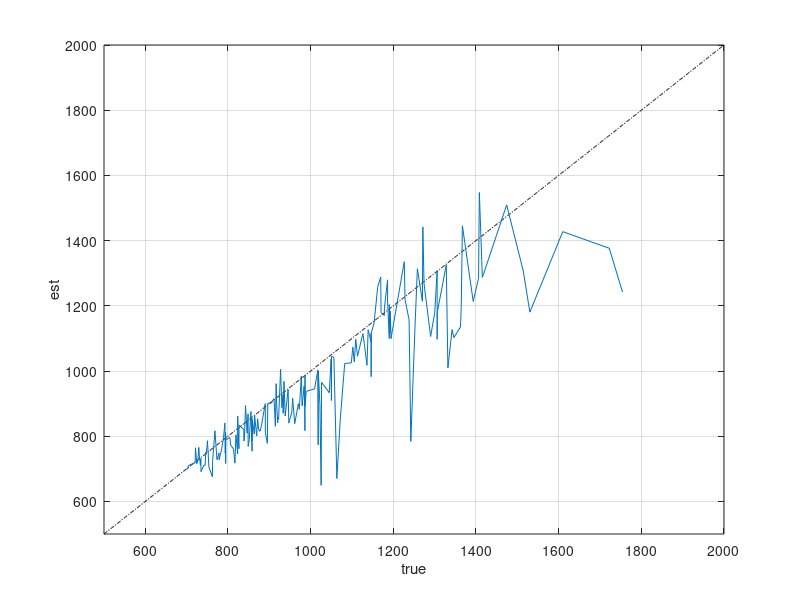

The MATLAB source for this figure:


##% mean_neighbor_x:
##x = [701.85 700.00 1 686.35 1.10
##1101.81 700.00 9 546.77 12.67
##1178.78 700.00 9 511.76 11.86
##1206.76 700.00 11 568.22 44.86
##1724.69 700.00 12 547.13 86.67
##1716.61 700.00 13 484.07 162.71
##1830.59 700.00 14 389.94 294.04
##1830.53 700.00 14 324.86 244.96
##1830.44 700.00 12 626.32 99.22
##1406.39 700.00 11 321.88 25.41
##1830.44 700.00 14 421.27 317.66
##1334.44 700.00 11 619.38 48.89
##1410.45 700.00 11 496.88 39.22
##1030.46 700.00 9 579.92 13.44
##940.47 700.00 7 638.95 5.43
##1109.46 700.00 8 652.94 8.91
##908.61 700.00 7 633.59 5.38
##909.62 700.00 7 646.60 5.49
##1140.64 700.00 10 523.11 21.76
##966.65 700.00 7 664.63 5.65
##1106.67 700.00 8 661.11 9.02
##1044.66 700.00 8 648.61 8.85
##1021.64 700.00 7 687.60 5.84
##1080.63 700.00 9 495.09 11.47
##1088.62 700.00 9 546.58 12.66
##1284.59 700.00 9 596.55 13.82
##742.67 700.00 3 684.67 1.53
##852.69 700.00 6 681.18 3.81
##1094.69 700.00 10 558.16 23.21
##841.71 700.00 7 614.69 5.22
##1020.69 700.00 9 585.67 13.57
##1182.66 700.00 11 326.65 25.79
##1204.67 700.00 10 551.16 22.92
##1157.67 700.00 9 647.15 14.99
##870.70 700.00 6 676.69 3.79
##833.77 700.00 5 693.25 2.70
##798.78 700.00 5 652.78 2.54
##1025.87 700.00 8 675.34 9.22
##870.85 700.00 6 669.35 3.75
##1097.82 700.00 9 638.78 14.80
##1142.78 700.00 10 573.25 23.84
##1329.77 700.00 11 670.70 52.95
##1462.72 700.00 12 652.68 103.39
##1458.70 700.00 13 413.66 139.04
##772.78 700.00 5 622.28 2.42
##737.79 700.00 3 678.79 1.51
##764.80 700.00 5 627.30 2.44
##774.80 700.00 5 638.30 2.49
##892.82 700.00 7 632.30 5.37
##980.82 700.00 8 616.29 8.41
##881.81 700.00 7 614.30 5.22
##813.80 700.00 6 617.80 3.46
##840.81 700.00 6 621.31 3.48
##726.83 700.00 3 666.34 1.49
##998.95 700.00 8 646.92 8.83
##978.94 700.00 8 551.43 7.52
##1006.91 700.00 8 643.40 8.78
##980.91 700.00 8 601.91 8.21
##716.96 700.00 2 684.95 1.26
##1190.95 700.00 11 541.41 42.74
##1613.94 700.00 12 590.35 93.52
##1014.91 700.00 8 685.89 9.36
##920.94 700.00 7 637.42 5.42
##943.93 700.00 7 651.91 5.54
##810.93 700.00 5 672.93 2.62
##902.95 700.00 7 587.43 4.99
##726.94 700.00 3 668.94 1.49
##710.97 700.00 1 686.97 1.10
##710.98 700.00 2 672.49 1.23
##903.00 700.00 7 578.48 4.92
##846.97 700.00 6 651.46 3.64
##1019.97 700.00 8 651.94 8.90
##1005.99 700.00 8 540.47 7.38
##1040.98 700.00 8 639.45 8.73
##858.99 700.00 6 649.48 3.63
##843.00 700.00 6 634.49 3.55
##907.00 700.00 7 617.98 5.25
##872.99 700.00 6 644.48 3.61
##827.98 700.00 6 643.97 3.60
##783.39 700.00 4 682.38 1.96
##831.41 700.00 6 599.90 3.36
##801.41 700.00 5 669.90 2.61
##894.41 700.00 7 568.39 4.83
##953.40 700.00 7 626.88 5.33
##981.40 700.00 8 563.37 7.69
##847.39 700.00 6 630.38 3.53
##759.38 700.00 4 660.39 1.89
##798.39 700.00 5 642.89 2.50
##855.40 700.00 6 656.39 3.67
##871.42 700.00 6 645.91 3.61
##911.56 700.00 7 601.04 5.11
##802.55 700.00 6 613.06 3.43
##1063.55 700.00 9 671.51 15.56
##1054.50 700.00 9 665.99 15.43
##1367.45 700.00 12 494.42 78.32
##1367.43 700.00 12 499.88 79.19
##1083.39 700.00 9 616.37 14.28
##751.40 700.00 4 660.91 1.89
##732.40 700.00 3 681.90 1.52
##820.50 700.00 5 646.51 2.52
##839.50 700.00 5 673.00 2.62
##1137.48 700.00 9 681.97 15.80
##1421.46 700.00 12 575.91 91.23
##795.50 700.00 6 664.98 3.72
##983.48 700.00 8 666.95 9.10
##1142.44 700.00 11 514.93 40.65
##1094.44 700.00 10 577.91 24.04
##1269.43 700.00 11 578.89 45.70
##1277.39 700.00 12 490.87 77.76
##1367.40 700.00 12 556.35 88.13
##1559.37 700.00 12 631.78 100.08
##958.36 700.00 8 616.36 8.41
##1283.36 700.00 11 597.32 47.15
##796.43 700.00 5 693.42 2.70
##1103.42 700.00 10 548.89 22.83
##743.46 700.00 3 681.46 1.52
##700.49 700.00 1 677.99 1.08
##774.50 700.00 5 640.00 2.49
##1067.51 700.00 9 630.97 14.62
##917.51 700.00 7 661.49 5.62
##854.51 700.00 6 646.50 3.62
##1367.45 700.00 12 527.40 83.55
##945.45 700.00 8 556.44 7.59
##1285.45 700.00 11 601.38 47.47
##1039.39 700.00 8 617.89 8.43
##802.43 700.00 5 654.42 2.55
##1107.40 700.00 9 603.39 13.98
##731.66 700.00 3 680.14 1.52
##791.66 700.00 5 658.65 2.57
##1143.62 700.00 10 636.60 26.48
##1575.59 700.00 13 523.03 175.80
##1477.55 700.00 13 488.48 164.19
##1335.48 700.00 12 508.95 80.63
##1019.48 700.00 9 598.47 13.87
##1111.50 700.00 9 628.96 14.57
##716.52 700.00 3 671.03 1.50
##1070.55 700.00 9 526.51 12.20
##727.50 700.00 3 680.00 1.52
##786.51 700.00 5 649.01 2.53
##743.52 700.00 3 685.53 1.53
##1062.52 700.00 9 632.98 14.67
##887.49 700.00 7 607.50 5.16
##1311.47 700.00 11 594.43 46.92
##1152.41 700.00 9 686.89 15.91
##881.41 700.00 7 596.41 5.07
##775.41 700.00 4 658.41 1.89
##815.40 700.00 5 656.91 2.56
##1023.40 700.00 8 663.37 9.05
##830.38 700.00 5 671.38 2.61
##877.37 700.00 6 668.36 3.74
##1463.35 700.00 11 656.78 51.85];

x = [1025.33 700.00 8 407.35 5.56
1192.32 700.00 9 627.78 14.54
804.60 700.00 4 689.07 1.98
794.57 700.00 4 683.59 1.96
1071.58 700.00 8 534.07 7.29
1362.48 700.00 11 495.48 39.11
1346.50 700.00 10 549.48 22.85
1754.45 700.00 13 401.91 135.09
1722.40 700.00 12 520.34 82.43
1514.40 700.00 11 570.35 45.02
1190.39 700.00 10 599.89 24.95
1153.38 700.00 9 644.89 14.94
986.43 700.00 6 672.90 3.76
877.44 700.00 5 662.44 2.58
778.52 700.00 3 666.52 1.49
920.51 700.00 7 594.49 5.05
1146.48 700.00 10 556.45 23.14
1271.41 700.00 11 629.40 49.69
916.48 700.00 7 664.97 5.65
1169.47 700.00 10 641.94 26.70
1226.45 700.00 11 582.91 46.02
1017.46 700.00 8 629.45 8.59
869.45 700.00 5 650.96 2.54
851.47 700.00 5 642.47 2.50
1105.46 700.00 8 644.95 8.80
746.49 700.00 4 644.98 1.85
792.52 700.00 6 634.03 3.55
720.55 700.00 2 682.55 1.25
914.55 700.00 7 574.55 4.88
816.75 700.00 7 496.25 4.22
701.72 700.00 1 682.72 1.09
762.72 700.00 3 659.22 1.47
784.72 700.00 5 618.70 2.41
848.74 700.00 5 624.72 2.43
871.71 700.00 6 643.71 3.60
825.71 700.00 5 633.71 2.47
753.73 700.00 3 643.23 1.44
858.71 700.00 6 640.20 3.58
734.71 700.00 3 630.21 1.41
826.67 700.00 5 677.67 2.64
741.66 700.00 3 648.66 1.45
744.63 700.00 3 647.65 1.44
704.65 700.00 1 694.15 1.11
848.59 700.00 7 601.09 5.11
863.53 700.00 4 698.55 2.00
972.52 700.00 6 665.52 3.72
855.53 700.00 7 606.01 5.15
778.52 700.00 4 630.01 1.81
1018.49 700.00 8 626.46 8.55
904.44 700.00 6 679.94 3.80
922.43 700.00 6 642.42 3.59
1050.42 700.00 8 655.40 8.94
933.43 700.00 6 656.40 3.67
1026.37 700.00 8 605.38 8.26
986.35 700.00 8 619.37 8.45
985.40 700.00 6 673.87 3.77
823.36 700.00 5 606.36 2.36
729.40 700.00 3 698.40 1.56
721.39 700.00 4 661.88 1.90
838.36 700.00 5 638.36 2.49
768.36 700.00 5 663.86 2.59
1146.30 700.00 10 555.30 23.10
1126.30 700.00 9 626.76 14.52
1170.28 700.00 9 663.25 15.37
1146.27 700.00 9 612.23 14.18
1162.23 700.00 10 627.20 26.09
1186.16 700.00 11 528.65 41.73
1056.15 700.00 9 586.13 13.58
947.15 700.00 6 633.64 3.55
819.17 700.00 4 696.66 2.00
746.16 700.00 3 685.16 1.53
986.14 700.00 8 512.61 7.00
839.14 700.00 5 639.62 2.49
1238.13 700.00 9 650.56 15.07
1139.08 700.00 9 633.57 14.68
1367.07 700.00 11 631.00 49.81
1306.00 700.00 11 570.97 45.07
1109.04 700.00 9 617.00 14.30
860.08 700.00 6 633.08 3.54
874.14 700.00 5 667.14 2.60
1342.07 700.00 11 492.06 38.84
1186.06 700.00 11 558.55 44.09
1328.03 700.00 12 501.00 79.37
1306.01 700.00 11 478.98 37.81
1102.02 700.00 9 603.49 13.98
1332.02 700.00 11 440.47 34.77
1609.95 700.00 13 461.91 155.26
1258.19 700.00 10 654.67 27.23
858.30 700.00 5 612.82 2.39
858.36 700.00 7 543.34 4.62
979.36 700.00 8 560.33 7.65
1270.33 700.00 10 604.78 25.15
1364.29 700.00 12 452.75 71.72
977.33 700.00 7 680.81 5.79
1127.26 700.00 9 623.27 14.44
1290.24 700.00 11 482.70 38.10
1393.24 700.00 11 529.66 41.81
1136.23 700.00 9 572.19 13.26
895.23 700.00 6 586.72 3.28
838.28 700.00 6 617.78 3.46
724.27 700.00 2 679.28 1.25
864.30 700.00 6 651.82 3.65
920.32 700.00 7 581.80 4.94
912.31 700.00 6 672.80 3.76
773.30 700.00 5 591.79 2.30
794.32 700.00 3 653.30 1.46
793.30 700.00 3 682.30 1.52
806.33 700.00 5 628.31 2.45
746.39 700.00 3 683.39 1.52
840.40 700.00 5 662.89 2.58
930.39 700.00 6 669.36 3.75
1022.36 700.00 8 562.83 7.68
1063.37 700.00 8 420.34 5.74
1146.31 700.00 7 679.79 5.78
1113.31 700.00 8 655.78 8.95
1242.30 700.00 10 390.75 16.25
1300.24 700.00 11 515.20 40.67
1274.22 700.00 11 553.66 43.71
1306.19 700.00 11 514.62 40.62
1406.16 700.00 10 640.07 26.62
1408.09 700.00 11 675.55 53.33
1045.10 700.00 8 585.59 7.99
794.25 700.00 5 652.71 2.54
789.22 700.00 4 690.21 1.98
911.17 700.00 6 690.18 3.86
970.19 700.00 6 678.66 3.80
794.18 700.00 5 659.68 2.57
890.16 700.00 7 622.64 5.29
933.13 700.00 8 582.13 7.94
749.14 700.00 4 663.13 1.90
762.28 700.00 5 549.27 2.14
870.26 700.00 5 668.24 2.60
733.26 700.00 3 648.76 1.45
896.24 700.00 6 679.23 3.80
734.24 700.00 2 694.73 1.28
778.28 700.00 4 648.27 1.86
846.29 700.00 5 657.77 2.56
935.41 700.00 8 607.41 8.29
730.45 700.00 3 676.94 1.51
956.41 700.00 8 574.91 7.85
1252.37 700.00 11 495.35 39.10
1415.36 700.00 10 641.30 26.67
1530.29 700.00 12 446.27 70.70
1178.29 700.00 10 583.26 24.26
1194.28 700.00 10 547.75 22.78
1194.25 700.00 9 623.73 14.45
1018.23 700.00 8 585.22 7.99
1474.19 700.00 12 570.63 90.40
927.20 700.00 8 630.67 8.61
989.17 700.00 8 588.16 8.03
1190.15 700.00 10 548.12 22.80
984.14 700.00 7 660.12 5.61
750.19 700.00 4 680.70 1.95
727.18 700.00 2 690.69 1.27
1018.17 700.00 7 535.18 4.55
1049.38 700.00 8 650.32 8.87
890.39 700.00 5 658.89 2.57
938.38 700.00 7 596.40 5.07
752.43 700.00 3 673.94 1.50
945.40 700.00 7 652.40 5.54
1178.39 700.00 9 670.87 15.54
1082.35 700.00 9 575.34 13.33
1009.34 700.00 8 592.84 8.09
1192.34 700.00 9 666.30 15.44
1228.28 700.00 10 607.75 25.28
1098.28 700.00 9 576.26 13.35
1050.27 700.00 7 629.26 5.35
837.30 700.00 6 619.79 3.47
858.31 700.00 7 590.79 5.02
813.35 700.00 5 618.33 2.41
917.42 700.00 7 626.38 5.32
826.42 700.00 4 659.42 1.89
823.44 700.00 6 649.93 3.64
880.42 700.00 6 625.41 3.50
842.39 700.00 6 674.38 3.77
954.38 700.00 6 658.87 3.69
961.42 700.00 6 632.39 3.54
794.39 700.00 6 603.90 3.38];

close all;

[~, idx] = sort(x(:,1));
x = x(idx,:);

%figure; plot(x);

y = x;

%y(:,2) = y(:,2) .* (y(:,5) .^ (1 / 6));
%figure; plot(y(:, 1:2)); grid on; hold on;


% amplification_compensation = amplification_mapping[min ( length_ampmap - 1, 1 + number_overloaded_samples )] * mean_neighbor / new_clip_level;

ampmap_const_step     = 0.05; % PD80R
clip_limit            = 700;
amplification_mapping = transpose(10 .^ ([0:ampmap_const_step:ampmap_const_step * 20] .^ 2));
amplification_compensation = amplification_mapping(2 + y(:, 3)) .* y(:, 4) ./ clip_limit;

%figure; plot(20 * log10(700:2000), 20 * log10(700:2000), 'k-.');
%xlabel('true'); ylabel('est'); grid on; hold on;
%plot(20 * log10(y(:, 1)), 20 * log10(clip_limit * amplification_compensation));

figure; plot(500:2000, 500:2000, 'k-.'); axis([500, 2000, 500, 2000]);
xlabel('true'); ylabel('est'); grid on; hold on;
plot(y(:, 1), clip_limit * amplification_compensation);

%figure; plot(y(:, 1)); grid on; hold on;
%plot(clip_limit * amplification_compensation, 'g')
%plot(y(:, 4), 'r')

%plot(amplification_compensation); grid on; hold on; plot(y(:, 5))
%plot(20 * log10(amplification_compensation)); grid on; hold on; plot(20 * log10(y(:, 5)))


%figure;plot(y(:,3))
